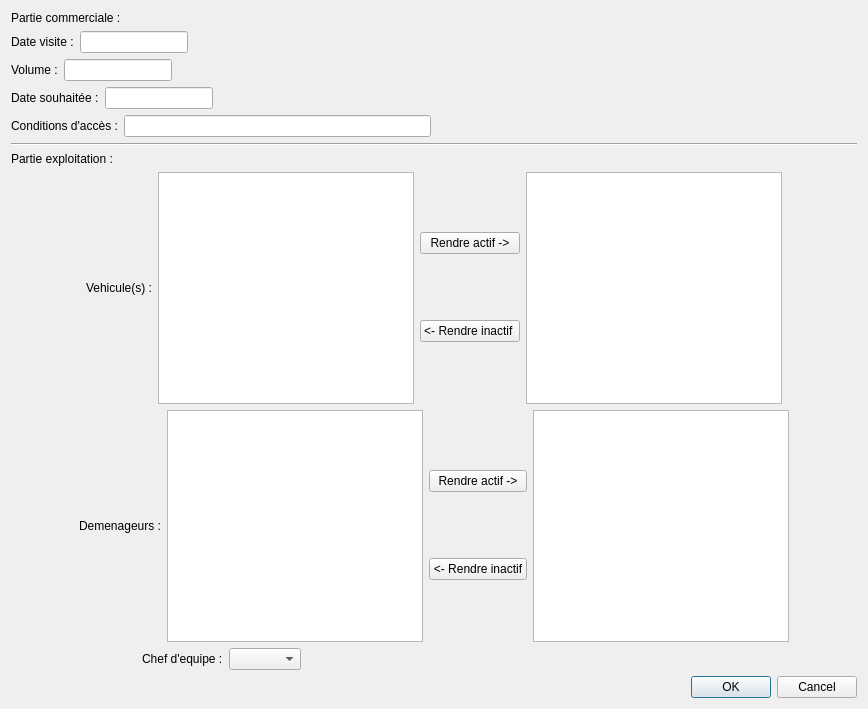
<?xml version="1.0" encoding="UTF-8"?>
<ui version="4.0">
 <class>Dialog</class>
 <widget class="QDialog" name="Dialog">
  <property name="geometry">
   <rect>
    <x>0</x>
    <y>0</y>
    <width>868</width>
    <height>709</height>
   </rect>
  </property>
  <property name="windowTitle">
   <string>Dialog</string>
  </property>
  <layout class="QGridLayout" name="gridLayout">
   <item row="0" column="0">
    <widget class="QLabel" name="label">
     <property name="text">
      <string>Partie commerciale :</string>
     </property>
    </widget>
   </item>
   <item row="1" column="0">
    <layout class="QFormLayout" name="formLayout_5">
     <item row="0" column="0">
      <layout class="QFormLayout" name="formLayout">
       <item row="0" column="0">
        <widget class="QLabel" name="label_2">
         <property name="text">
          <string>Date visite :</string>
         </property>
        </widget>
       </item>
       <item row="0" column="1">
        <widget class="QLineEdit" name="lineEditModifierDossierDateVisite"/>
       </item>
      </layout>
     </item>
     <item row="1" column="0">
      <layout class="QFormLayout" name="formLayout_2">
       <item row="0" column="0">
        <widget class="QLabel" name="label_3">
         <property name="text">
          <string>Volume :</string>
         </property>
        </widget>
       </item>
       <item row="0" column="1">
        <widget class="QLineEdit" name="lineEditModifierDossierVolume"/>
       </item>
      </layout>
     </item>
     <item row="2" column="0">
      <layout class="QFormLayout" name="formLayout_3">
       <item row="0" column="0">
        <widget class="QLabel" name="label_4">
         <property name="text">
          <string>Date souhaitée :</string>
         </property>
        </widget>
       </item>
       <item row="0" column="1">
        <widget class="QLineEdit" name="lineEditModifierDossierDateSouhaitee"/>
       </item>
      </layout>
     </item>
     <item row="3" column="0" colspan="2">
      <layout class="QFormLayout" name="formLayout_4">
       <item row="0" column="0">
        <widget class="QLabel" name="label_5">
         <property name="text">
          <string>Conditions d'accès :</string>
         </property>
        </widget>
       </item>
       <item row="0" column="1">
        <widget class="QLineEdit" name="lineEditModifierDossierConditions"/>
       </item>
      </layout>
     </item>
    </layout>
   </item>
   <item row="2" column="0" colspan="2">
    <widget class="Line" name="line">
     <property name="orientation">
      <enum>Qt::Horizontal</enum>
     </property>
    </widget>
   </item>
   <item row="3" column="0">
    <widget class="QLabel" name="label_6">
     <property name="text">
      <string>Partie exploitation :</string>
     </property>
    </widget>
   </item>
   <item row="4" column="0" colspan="2">
    <layout class="QHBoxLayout" name="horizontalLayout">
     <item>
      <spacer name="horizontalSpacer">
       <property name="orientation">
        <enum>Qt::Horizontal</enum>
       </property>
       <property name="sizeHint" stdset="0">
        <size>
         <width>40</width>
         <height>20</height>
        </size>
       </property>
      </spacer>
     </item>
     <item>
      <widget class="QLabel" name="label_7">
       <property name="text">
        <string>Vehicule(s) :</string>
       </property>
      </widget>
     </item>
     <item>
      <widget class="QListWidget" name="listWidgetModifierDossierVehiculesDispo"/>
     </item>
     <item>
      <layout class="QVBoxLayout" name="verticalLayout">
       <item>
        <widget class="QPushButton" name="pushButtonModifierDossierAjoutVehicule">
         <property name="text">
          <string>Rendre actif -&gt;</string>
         </property>
        </widget>
       </item>
       <item>
        <widget class="QPushButton" name="pushButtonModifierDossierSupprVehicule">
         <property name="text">
          <string>&lt;- Rendre inactif </string>
         </property>
        </widget>
       </item>
      </layout>
     </item>
     <item>
      <widget class="QListView" name="listViewModifierDossierVehiculesActifs"/>
     </item>
     <item>
      <spacer name="horizontalSpacer_2">
       <property name="orientation">
        <enum>Qt::Horizontal</enum>
       </property>
       <property name="sizeHint" stdset="0">
        <size>
         <width>40</width>
         <height>20</height>
        </size>
       </property>
      </spacer>
     </item>
    </layout>
   </item>
   <item row="5" column="0" colspan="2">
    <layout class="QHBoxLayout" name="horizontalLayout_2">
     <item>
      <spacer name="horizontalSpacer_3">
       <property name="orientation">
        <enum>Qt::Horizontal</enum>
       </property>
       <property name="sizeHint" stdset="0">
        <size>
         <width>40</width>
         <height>20</height>
        </size>
       </property>
      </spacer>
     </item>
     <item>
      <widget class="QLabel" name="label_8">
       <property name="text">
        <string>Demenageurs :</string>
       </property>
      </widget>
     </item>
     <item>
      <widget class="QListView" name="listViewModifierDossierDemenageursDispo"/>
     </item>
     <item>
      <layout class="QVBoxLayout" name="verticalLayout_2">
       <item>
        <widget class="QPushButton" name="pushButtonModifierDossierAjoutDemenageurs">
         <property name="text">
          <string>Rendre actif -&gt;</string>
         </property>
        </widget>
       </item>
       <item>
        <widget class="QPushButton" name="pushButtonModifierDossierSupprDemenageurs">
         <property name="text">
          <string>&lt;- Rendre inactif</string>
         </property>
        </widget>
       </item>
      </layout>
     </item>
     <item>
      <widget class="QListView" name="listViewModifierDossierDemenageursActifs"/>
     </item>
     <item>
      <spacer name="horizontalSpacer_4">
       <property name="orientation">
        <enum>Qt::Horizontal</enum>
       </property>
       <property name="sizeHint" stdset="0">
        <size>
         <width>40</width>
         <height>20</height>
        </size>
       </property>
      </spacer>
     </item>
    </layout>
   </item>
   <item row="6" column="0">
    <layout class="QHBoxLayout" name="horizontalLayout_3">
     <item>
      <spacer name="horizontalSpacer_5">
       <property name="orientation">
        <enum>Qt::Horizontal</enum>
       </property>
       <property name="sizeHint" stdset="0">
        <size>
         <width>40</width>
         <height>20</height>
        </size>
       </property>
      </spacer>
     </item>
     <item>
      <widget class="QLabel" name="label_9">
       <property name="text">
        <string>Chef d'equipe :</string>
       </property>
      </widget>
     </item>
     <item>
      <widget class="QComboBox" name="comboBoxModifierDossierChoixChef"/>
     </item>
     <item>
      <spacer name="horizontalSpacer_6">
       <property name="orientation">
        <enum>Qt::Horizontal</enum>
       </property>
       <property name="sizeHint" stdset="0">
        <size>
         <width>40</width>
         <height>20</height>
        </size>
       </property>
      </spacer>
     </item>
    </layout>
   </item>
   <item row="7" column="1">
    <widget class="QDialogButtonBox" name="buttonBox">
     <property name="orientation">
      <enum>Qt::Horizontal</enum>
     </property>
     <property name="standardButtons">
      <set>QDialogButtonBox::Cancel|QDialogButtonBox::Ok</set>
     </property>
    </widget>
   </item>
  </layout>
 </widget>
 <resources/>
 <connections>
  <connection>
   <sender>buttonBox</sender>
   <signal>accepted()</signal>
   <receiver>Dialog</receiver>
   <slot>accept()</slot>
   <hints>
    <hint type="sourcelabel">
     <x>248</x>
     <y>254</y>
    </hint>
    <hint type="destinationlabel">
     <x>157</x>
     <y>274</y>
    </hint>
   </hints>
  </connection>
  <connection>
   <sender>buttonBox</sender>
   <signal>rejected()</signal>
   <receiver>Dialog</receiver>
   <slot>reject()</slot>
   <hints>
    <hint type="sourcelabel">
     <x>316</x>
     <y>260</y>
    </hint>
    <hint type="destinationlabel">
     <x>286</x>
     <y>274</y>
    </hint>
   </hints>
  </connection>
 </connections>
</ui>
